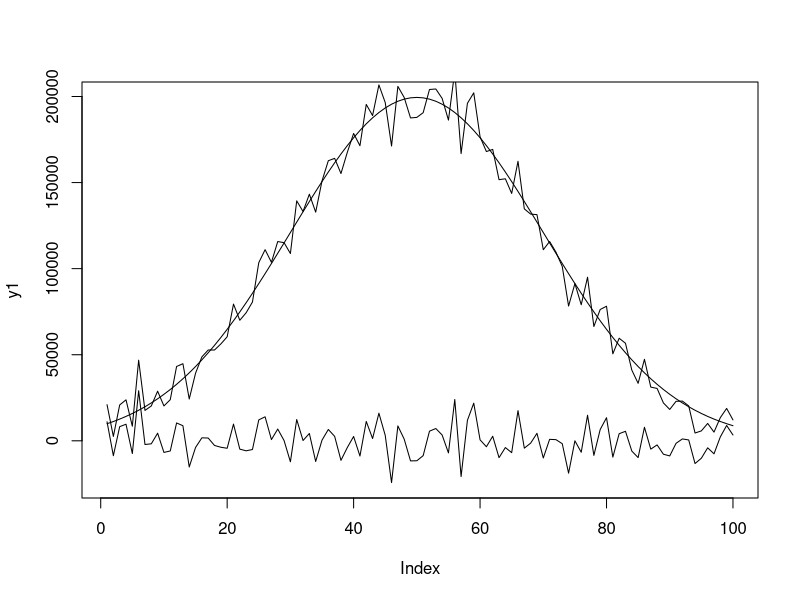

The R source for this figure:
# The idea

u <- rnorm(100,0,10000)

x <- 1:100

y1 <- 10000000*dnorm(x,50,20)

plot(y1, type = "l", ylim = c(min(u),max(y1)))
lines(x,u)
lines(y1+u)